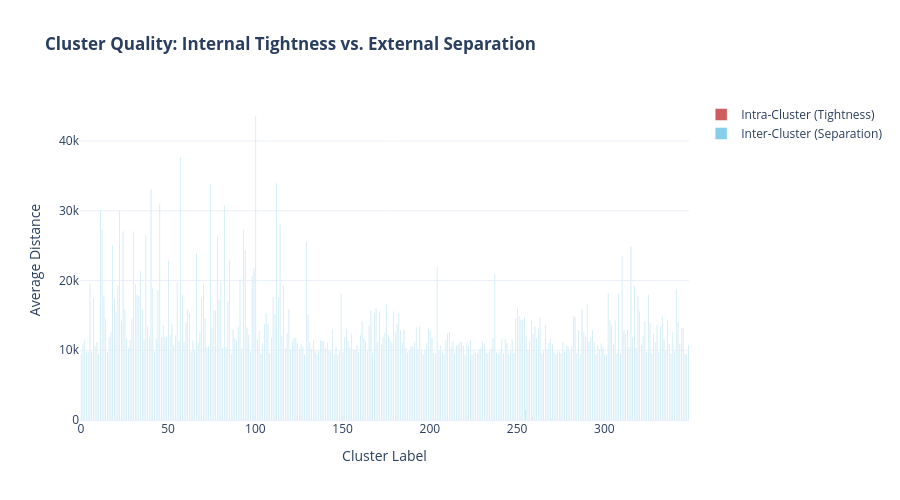

The notebook cell this image was saved under:
### Code cell
pltcluster_sep = pt.plot_cluster_separation(cluster_sep)
pltcluster_sep.show()

### Figure 1 — Plotly figure (JSON) as saved in the notebook; plotly's stock layout.template omitted (floating-point values rounded to 4 significant figures; data arrays with more than 128 entries replaced by an {"elided": "..."} marker saying what was removed)
{"data": [{"hovertemplate": "<b>Cluster %{x}</b><br>Intra Dist: %{y:.4f}<extra></extra>", "marker": {"color": "indianred"}, "name": "Intra-Cluster (Tightness)", "type": "bar", "x": {"elided": "349 int values"}, "y": {"elided": "349 float values"}}, {"hovertemplate": "<b>Cluster %{x}</b><br>Inter Dist: %{y:.4f}<extra></extra>", "marker": {"color": "skyblue"}, "name": "Inter-Cluster (Separation)", "type": "bar", "x": {"elided": "349 int values"}, "y": {"elided": "349 float values"}}], "layout": {"barmode": "group", "height": 500, "hovermode": "x unified", "showlegend": true, "title": {"text": "<b>Cluster Quality: Internal Tightness vs. External Separation</b>"}, "xaxis": {"title": {"text": "Cluster Label"}}, "yaxis": {"title": {"text": "Average Distance"}}}}
